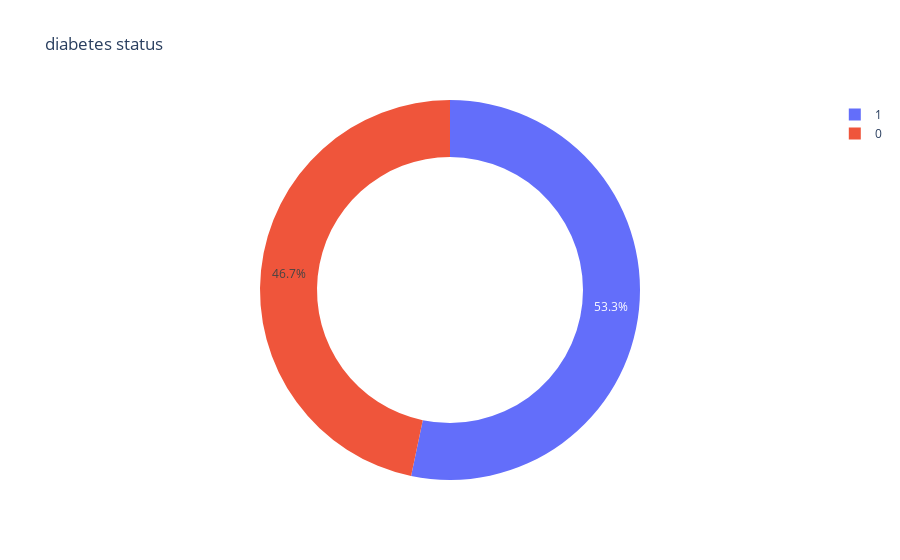

The code cell stored with this chart in its notebook:
### Code cell
diabetes_status = new_df['Diabetes'].value_counts()
transactions = diabetes_status.index
quantity = diabetes_status.values

Figure = px.pie(new_df,
               values=quantity,
               names=transactions, hole=.70,
               title="diabetes status")
Figure.show()

### Figure 1 — Plotly figure (JSON) as saved in the notebook; plotly's stock layout.template omitted (floating-point values rounded to 4 significant figures)
{"data": [{"domain": {"x": [0, 1], "y": [0, 1]}, "hole": 0.7, "hovertemplate": "label=%{label}<br>value=%{value}<extra></extra>", "labels": [1, 0], "legendgroup": "", "name": "", "showlegend": true, "type": "pie", "values": [16235, 14235]}], "layout": {"autosize": true, "legend": {"tracegroupgap": 0}, "title": {"text": "diabetes status"}}}
